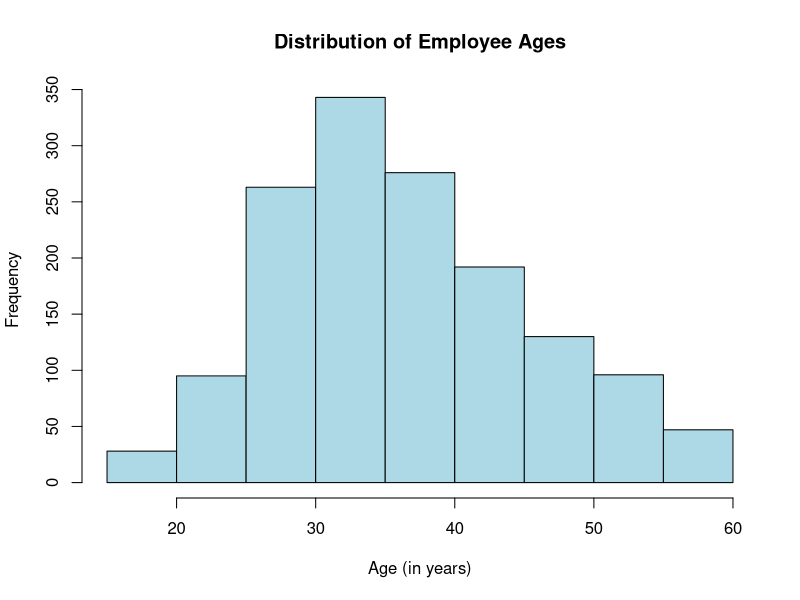
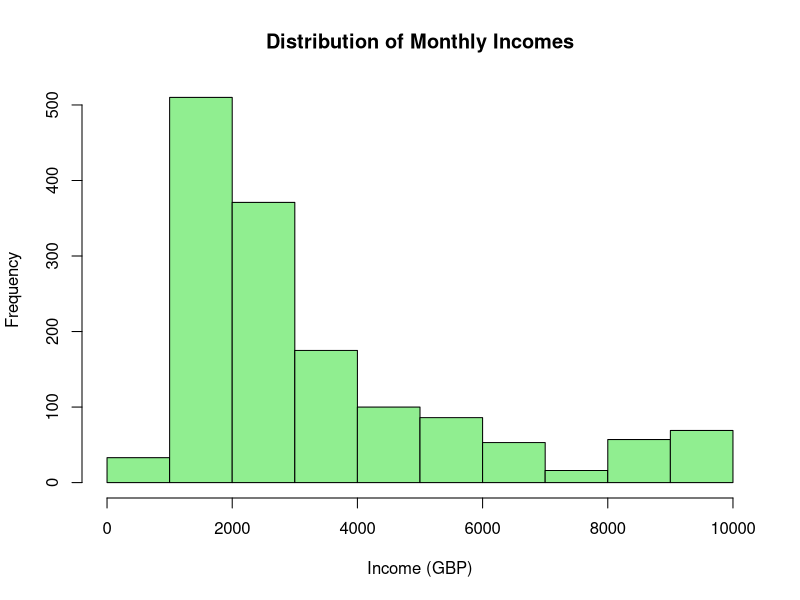
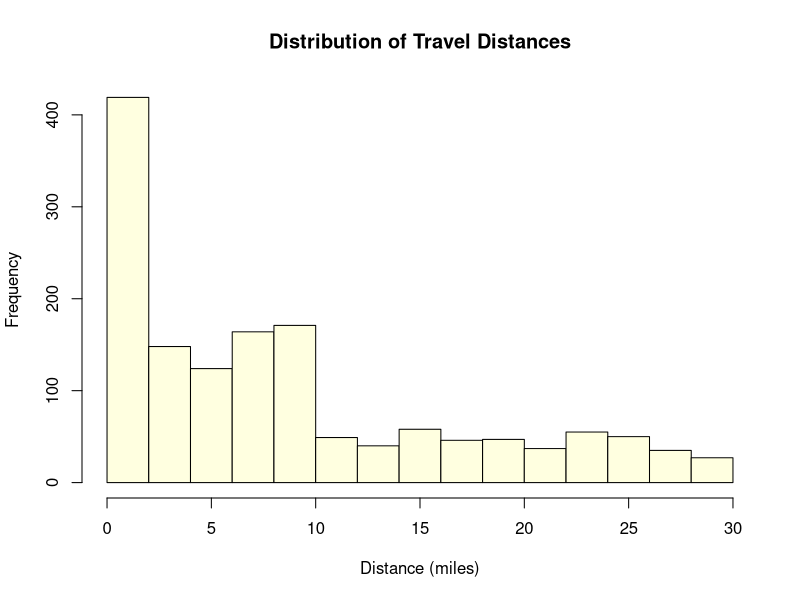
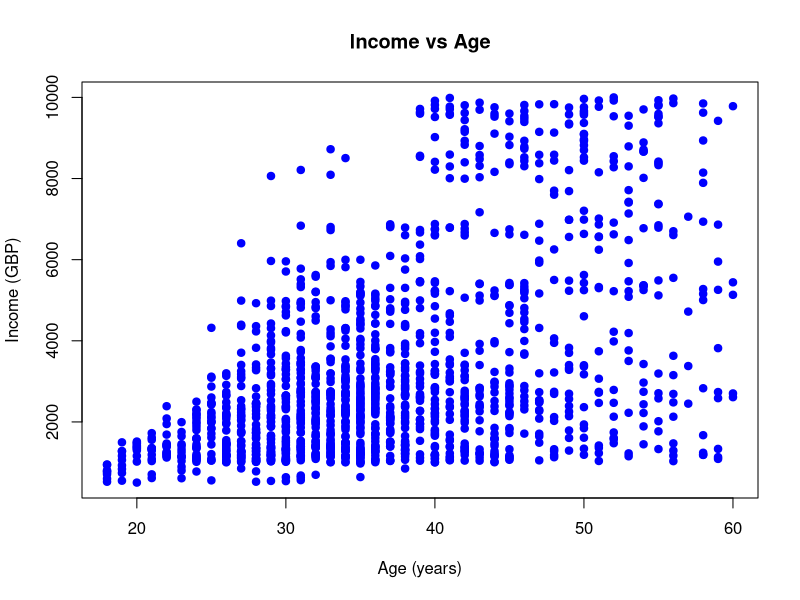
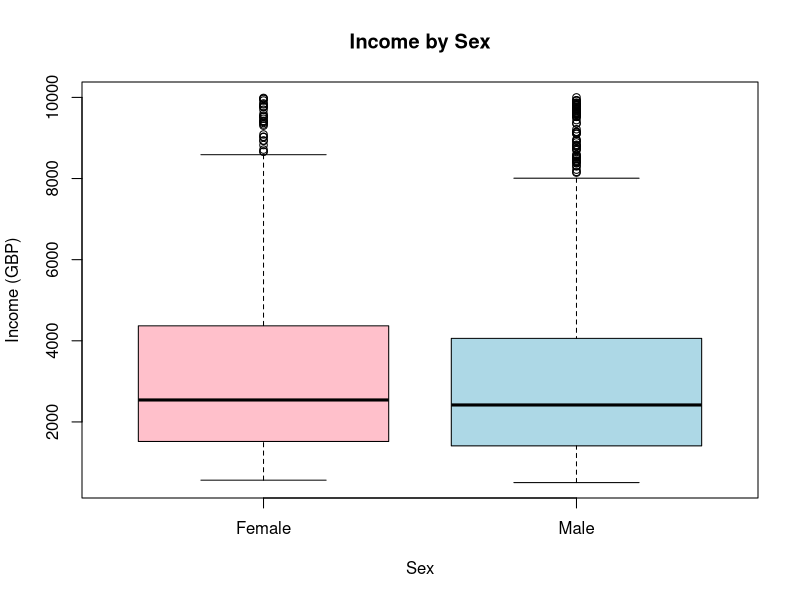
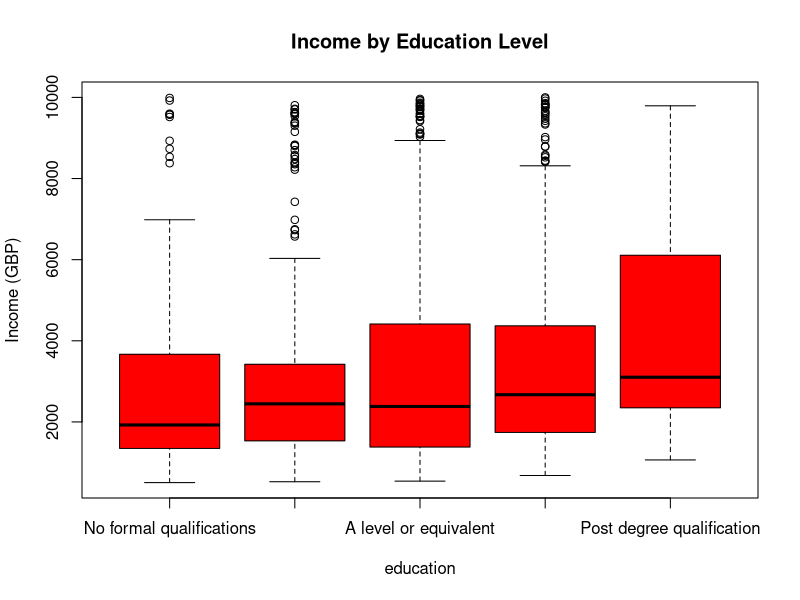

Write R code to recreate these figures, in order.
#Check the directory
getwd()

#Change the directory to the necessary file path
setwd("D:/MSc Assignments/DataVisual/Assign1")


# Load required libraries
library(ggplot2)


#Data Loading
data <- read.csv("Employeesatisfaction.csv")


# Convert categorical variables
data$education <- factor(data$education, levels = 1:5, labels = c("No formal qualifications", "Minimum 5 GCSEs", "A level or equivalent", "HE degree", "Post degree qualification"))
data$Sex <- factor(data$Sex)
data$Jobsatisfaction <- factor(data$Jobsatisfaction, levels = 1:5, labels = c("Not satisfied", "Somewhat unsatisfied", "Neutral", "Somewhat satisfied", "Very satisfied"))

# View structure to confirm
str(data)


#Question 1: Describe the age profile of the workforce

hist(data$Age, main = "Distribution of Employee Ages", xlab = "Age (in years)", col = "lightblue", border = "black", breaks = 10)
summary(data$Age)
sd(data$Age)


#Question 2: Describe the average monthly incomes of employees.

summary(data$incomeGBP)
hist(data$incomeGBP, main="Distribution of Monthly Incomes", xlab="Income (GBP)", col="lightgreen", border="black")


#Question 3: Describe and summarize the average distances employees travel to work.

summary(data$distance)
hist(data$distance, main="Distribution of Travel Distances", xlab="Distance (miles)", col="lightyellow", border="black")


#Question 4: Describe and summarize employees’ educational backgrounds.

table(data$education)
prop.table(table(data$education))


#Question 5: Explore incomes by age

plot(data$Age, data$incomeGBP, main="Income vs Age", xlab="Age (years)", ylab="Income (GBP)", pch=19, col="blue")
cor(data$Age, data$incomeGBP)


#Question 6: Explore incomes between the sexes

boxplot(incomeGBP ~ Sex, data=data, main="Income by Sex", ylab="Income (GBP)", col=c("pink", "lightblue"))
t.test(incomeGBP ~ Sex, data=data)


#Question 7: Explore incomes by education

boxplot(incomeGBP ~ education, data=data, main="Income by Education Level", ylab="Income (GBP)", col="red")

anova_result <- aov(incomeGBP ~ factor(education), data=data)
summary(anova_result)
TukeyHSD(anova_result)


#Question 8: Explore job satisfaction by sex and educational background

# (i) Crosstab_for_Sex
table_sex <- table(data$Jobsatisfaction, data$Sex)
prop.table(table_sex, margin=2)  # Column proportions
chisq.test(table_sex)

# (ii) Crosstab_for_Education
table_edu <- table(data$Jobsatisfaction, data$education)
prop.table(table_edu, margin=2)  # Column proportions
chisq.test(table_edu)
